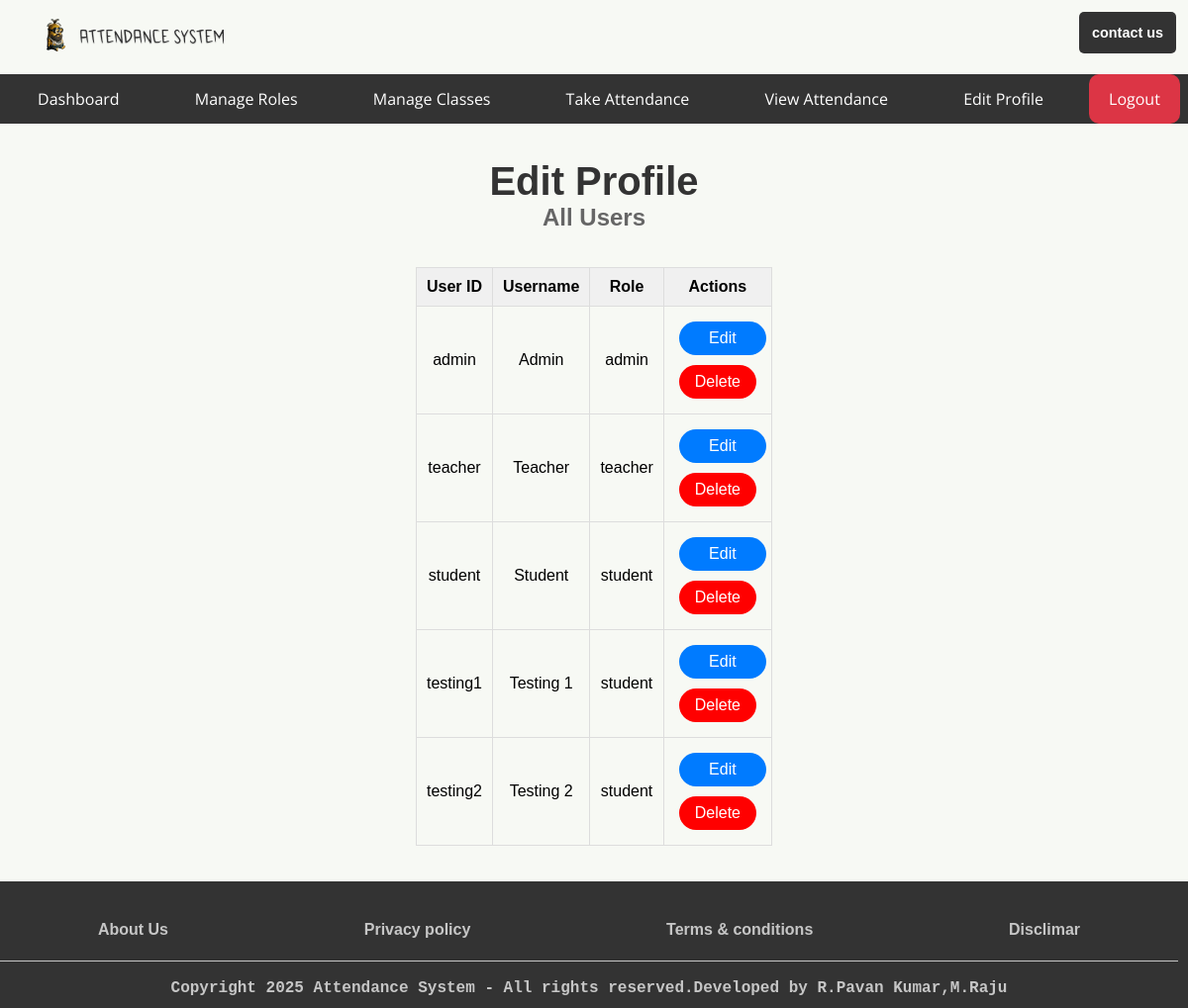
Screenshot of /admin/edit_profiles (signed in) with the database file from the repository.
### app.py (models this page shows, shortened)
class User(db.Model):
    userid = db.Column(db.String(10), primary_key=True, unique=True, nullable=False)
    username = db.Column(db.String(150), nullable=False)
    password_hash = db.Column(db.String(150), nullable=False)
    role = db.Column(db.String(50), nullable=False)

### app.py (the view)
@app.route('/admin/edit_profiles', methods=['GET'])
@role_required('admin')
def edit_profiles():
    users = User.query.all()
    return render_template('auth/dashboards/admin/edit_profiles.html', users=users)

### app.py (called while the page is built)
def role_required(roles):
    if not isinstance(roles, list):
        roles = [roles]  # Ensure roles is a list
    def decorator(func):
        @wraps(func)
        def wrapper(*args, **kwargs):
            if 'username' not in session:
                return redirect(url_for('login'))
            user = User.query.filter_by(username=session['username']).first()
            if user.role not in roles:  # Check if the user's role is in the allowed roles list
                return redirect(url_for('index'))  # Redirect to the home page if unauthorized
            return func(*args, **kwargs)
        return wrapper
    return decorator

### templates/auth/dashboards/admin/edit_profiles.html (shortened to what this page needs)
{% extends 'base/base_admin.html' %}
{% block body %}
<main>
    <h1>Edit Profile </h2>
    <h2>All Users</h2><br/>
        <br/>
    <div style="overflow-x: auto; max-width: 100%;">
    <table>
        <tr>
            <th>User ID</th>
            <th>Username</th>
            <th>Role</th>
            <th>Actions</th>
        </tr>
        {% for user in users %}
        <tr>
            <td>{{ user.userid }}</td>
            <td>{{ user.username }}</td>
            <td>{{ user.role }}</td>
            <td>
                <a href="{{ url_for('update_profile', user_id=user.userid) }}">
                    <button id="update">Edit</button>
                </a>
                <div class="role-form">
                <form action="{{ url_for('delete_user', user_id=user.userid) }}" class="role-form" method="POST" style="display:inline;">
                    <button type="submit" class="delete" onclick="return confirm('Are you sure you want to delete this user?')">
                        Delete
                    </button>
                </form>
            </div>
            </td>
        </tr>
        {% endfor %}
    </table>
</div>
</main>
{% endblock %}

### static/styles/index.css (style rules this page uses)
* { background: #f7f9f4; font-family: 'Arial', sans-serif; margin: 0; padding: 0; box-sizing: border-box; font-size: 1rem; text-decoration: none; }
a { background: transparent; }
main { display: flex; justify-content: start; align-items: center; flex-direction: column; padding: 3% 0; width: 100%; min-height: 60vh; }
a { text-decoration: none; }
form { width: 300px; max-width: 500px; margin: 40px auto; padding: 20px; border: 1px solid #ddd; border-radius: 10px; box-shadow: 0 0 10px rgba(0, 0, 0, 0.1); }
table { margin: 0 auto; border-collapse: collapse; border-spacing: 0; width: 100%; border: 1px solid #ddd; }
th, td { border: 1px solid #ddd; padding: 10px; text-align: center; }
th { background-color: #f0f0f0; }
h1 { text-align: center; font-size: 2.5rem; color: #333; }
h2 { text-align: center; font-size: 1.5rem; color: #666; }
form.role-form { width: auto; max-width: auto; margin: 0 auto; padding: 0 0 0 0; border: none; border-radius: none; box-shadow: none; display: flex; }
#update { display: inline-block; padding: 8px 16px; margin: 5px; border-radius: 20px; background-color: #007bff; color: #fff; text-decoration: none; -webkit-transition: background-color 0.3s ease; transition: background-color 0.3s ease; }
.delete { display: inline-block; padding: 8px 16px; margin: 5px; border-radius: 20px; background-color: #ff0000; color: #fff; text-decoration: none; -webkit-transition: background-color 0.3s ease; transition: background-color 0.3s ease; width: auto; border: none; box-shadow: none; }
button { width: 100%; padding: 10px; background-color: #ff7b00; border: none; border-radius: 5px; color: white; font-size: 16px; cursor: pointer; margin-top: 15px; }

### rows the page displays
User: userid "admin", username "Admin", role "admin"
User: userid "teacher", username "Teacher", role "teacher"
User: userid "student", username "Student", role "student"
User: userid "testing1", username "Testing 1", role "student"
User: userid "testing2", username "Testing 2", role "student"
